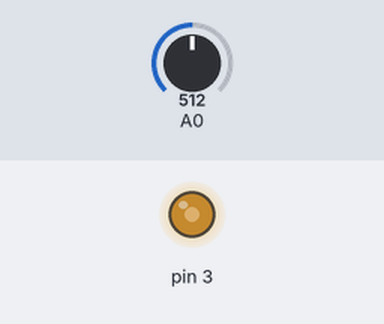
Recording of a sketch running on a simulated Arduino Uno, built with avr-gcc and run on an emulated ATmega328P. Parts: output pins drawn as LEDs (lit = HIGH). Inputs (shaded band) come from the test bench; at power-on: A0 = 512.

Above: at 1.2 s.
1.3 s: A0 set to 716
At 2.4 s:
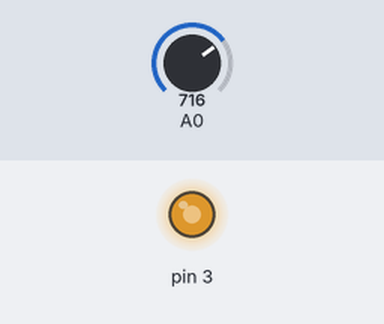
2.8 s: A0 set to 900
At 3.6 s:
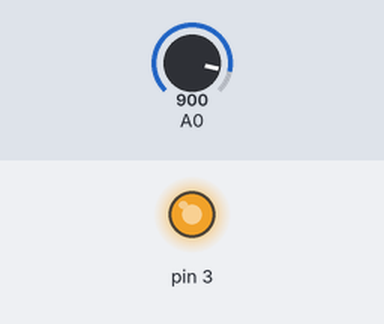
4.3 s: A0 set to 122
At 4.7 s:
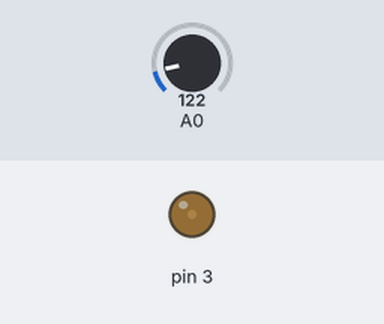
5.8 s: A0 set to 0
At 7.0 s:
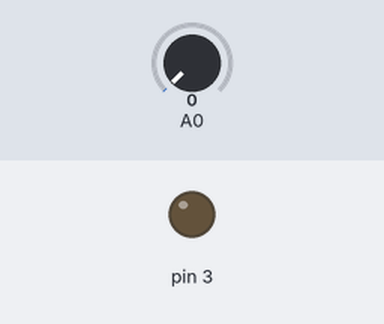
7.3 s: A0 set to 511
At 8.2 s:
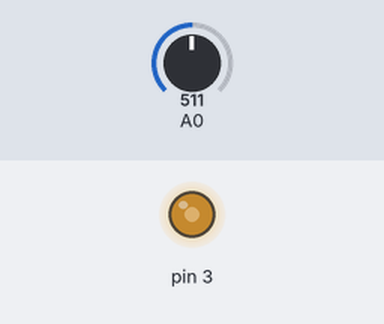
Timing chart, 0 to 9.8 s (numbered marks = the images above; inputs shaded):
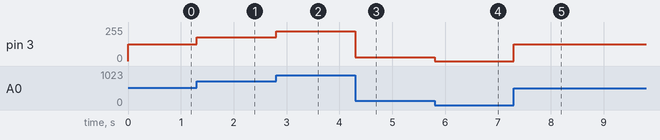

The sketch:

manual_led_fade.ino
```cpp
// This program reads an analog sensor and controls LED brightness accordingly

void setup() {
  // Pin 3 is configured as PWM output for LED brightness control
  pinMode(3, OUTPUT);
}

void loop() {
  // Declare variables for sensor reading and PWM output
  int sensorReading = 0;    // Raw analog value (0-1023)
  int ledBrightness = 0;    // PWM value for LED (0-255)

  // Read analog sensor value from pin A0 (potentiometer, light sensor, etc.)
  sensorReading = analogRead(A0);

  // Convert 10-bit analog reading (0-1023) to 8-bit PWM value (0-255)
  ledBrightness = map(sensorReading, 0, 1023, 0, 255);

  // Set LED brightness using PWM - higher sensor value = brighter LED
  analogWrite(3, ledBrightness);

  // No delay needed - program continuously adjusts LED brightness
}
```

Measured:
- after the input at 1.3 s, pin 3: 127/255 → 178/255 at once
- after the input at 2.8 s, pin 3: 178/255 → 224/255 at once
- after the input at 4.3 s, pin 3: 224/255 → 30/255 at once
- after the input at 5.8 s, pin 3: 30/255 → 0/255 at once
- after the input at 7.3 s, pin 3: 0/255 → 127/255 at once
